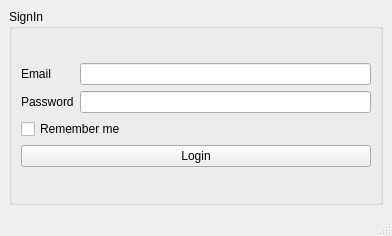
<?xml version="1.0" encoding="UTF-8"?>
<ui version="4.0">
 <class>MainWindow</class>
 <widget class="QMainWindow" name="MainWindow">
  <property name="geometry">
   <rect>
    <x>0</x>
    <y>0</y>
    <width>392</width>
    <height>236</height>
   </rect>
  </property>
  <property name="font">
   <font>
    <italic>false</italic>
    <underline>false</underline>
    <strikeout>false</strikeout>
    <stylestrategy>PreferAntialias</stylestrategy>
    <kerning>true</kerning>
   </font>
  </property>
  <property name="focusPolicy">
   <enum>Qt::NoFocus</enum>
  </property>
  <property name="windowTitle">
   <string>Form login</string>
  </property>
  <property name="autoFillBackground">
   <bool>false</bool>
  </property>
  <property name="tabShape">
   <enum>QTabWidget::Rounded</enum>
  </property>
  <widget class="QWidget" name="centralwidget">
   <layout class="QGridLayout" name="gridLayout_2">
    <item row="0" column="0">
     <widget class="QGroupBox" name="groupBox">
      <property name="title">
       <string>SignIn</string>
      </property>
      <layout class="QGridLayout" name="gridLayout">
       <item row="0" column="0">
        <layout class="QVBoxLayout" name="verticalLayout_3">
         <item>
          <layout class="QHBoxLayout" name="horizontalLayout">
           <item>
            <layout class="QVBoxLayout" name="verticalLayout_2">
             <item>
              <widget class="QLabel" name="email">
               <property name="text">
                <string>Email</string>
               </property>
              </widget>
             </item>
             <item>
              <widget class="QLabel" name="password">
               <property name="text">
                <string>Password</string>
               </property>
              </widget>
             </item>
            </layout>
           </item>
           <item>
            <layout class="QVBoxLayout" name="verticalLayout">
             <item>
              <widget class="QLineEdit" name="lineEditEmail"/>
             </item>
             <item>
              <widget class="QLineEdit" name="lineEditPassword"/>
             </item>
            </layout>
           </item>
          </layout>
         </item>
         <item>
          <widget class="QCheckBox" name="checkRememeberMe">
           <property name="text">
            <string>Remember me</string>
           </property>
           <property name="checked">
            <bool>false</bool>
           </property>
           <property name="autoRepeat">
            <bool>false</bool>
           </property>
           <property name="tristate">
            <bool>false</bool>
           </property>
          </widget>
         </item>
         <item>
          <widget class="QPushButton" name="pushButtonLogin">
           <property name="text">
            <string>Login</string>
           </property>
           <property name="checkable">
            <bool>false</bool>
           </property>
          </widget>
         </item>
        </layout>
       </item>
      </layout>
     </widget>
    </item>
   </layout>
  </widget>
  <widget class="QStatusBar" name="statusbar"/>
  <action name="actionRefresh">
   <property name="text">
    <string>Refresh</string>
   </property>
  </action>
 </widget>
 <resources/>
 <connections/>
</ui>
